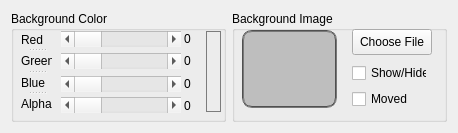
      <widget class="QWidget" name="tab_3">
       <attribute name="title">
        <string>Background</string>
       </attribute>
       <layout class="QHBoxLayout" name="horizontalLayout_3">
        <item>
         <widget class="QGroupBox" name="groupBox_6">
          <property name="minimumSize">
           <size>
            <width>215</width>
            <height>111</height>
           </size>
          </property>
          <property name="title">
           <string>Background Color</string>
          </property>
          <widget class="QScrollBar" name="horizontalScrollBar">
           <property name="geometry">
            <rect>
             <x>50</x>
             <y>20</y>
             <width>120</width>
             <height>16</height>
            </rect>
           </property>
           <property name="maximum">
            <number>255</number>
           </property>
           <property name="singleStep">
            <number>1</number>
           </property>
           <property name="pageStep">
            <number>10</number>
           </property>
           <property name="orientation">
            <enum>Qt::Horizontal</enum>
           </property>
          </widget>
          <widget class="QScrollBar" name="horizontalScrollBar_2">
           <property name="geometry">
            <rect>
             <x>50</x>
             <y>42</y>
             <width>120</width>
             <height>16</height>
            </rect>
           </property>
           <property name="maximum">
            <number>255</number>
           </property>
           <property name="singleStep">
            <number>1</number>
           </property>
           <property name="pageStep">
            <number>10</number>
           </property>
           <property name="orientation">
            <enum>Qt::Horizontal</enum>
           </property>
          </widget>
          <widget class="QScrollBar" name="horizontalScrollBar_3">
           <property name="geometry">
            <rect>
             <x>50</x>
             <y>65</y>
             <width>120</width>
             <height>16</height>
            </rect>
           </property>
           <property name="maximum">
            <number>255</number>
           </property>
           <property name="singleStep">
            <number>1</number>
           </property>
           <property name="orientation">
            <enum>Qt::Horizontal</enum>
           </property>
          </widget>
          <widget class="QScrollBar" name="horizontalScrollBar_4">
           <property name="geometry">
            <rect>
             <x>50</x>
             <y>86</y>
             <width>120</width>
             <height>16</height>
            </rect>
           </property>
           <property name="maximum">
            <number>255</number>
           </property>
           <property name="singleStep">
            <number>1</number>
           </property>
           <property name="orientation">
            <enum>Qt::Horizontal</enum>
           </property>
          </widget>
          <widget class="QLabel" name="label_26">
           <property name="geometry">
            <rect>
             <x>173</x>
             <y>22</y>
             <width>21</width>
             <height>12</height>
            </rect>
           </property>
           <property name="text">
            <string>0</string>
           </property>
          </widget>
          <widget class="QLabel" name="label_27">
           <property name="geometry">
            <rect>
             <x>173</x>
             <y>44</y>
             <width>21</width>
             <height>12</height>
            </rect>
           </property>
           <property name="text">
            <string>0</string>
           </property>
          </widget>
          <widget class="QLabel" name="label_36">
           <property name="geometry">
            <rect>
             <x>173</x>
             <y>67</y>
             <width>21</width>
             <height>12</height>
            </rect>
           </property>
           <property name="text">
            <string>0</string>
           </property>
          </widget>
          <widget class="QLabel" name="label_37">
           <property name="geometry">
            <rect>
             <x>173</x>
             <y>89</y>
             <width>21</width>
             <height>12</height>
            </rect>
           </property>
           <property name="text">
            <string>0</string>
           </property>
          </widget>
          <widget class="QSplitter" name="splitter">
           <property name="geometry">
            <rect>
             <x>10</x>
             <y>20</y>
             <width>31</width>
             <height>81</height>
            </rect>
           </property>
           <property name="orientation">
            <enum>Qt::Vertical</enum>
           </property>
           <widget class="QLabel" name="label_22">
            <property name="text">
             <string>Red</string>
            </property>
           </widget>
           <widget class="QLabel" name="label_23">
            <property name="text">
             <string>Green</string>
            </property>
           </widget>
           <widget class="QLabel" name="label_24">
            <property name="text">
             <string>Blue</string>
            </property>
           </widget>
           <widget class="QLabel" name="label_25">
            <property name="text">
             <string>Alpha</string>
            </property>
           </widget>
          </widget>
          <widget class="QPushButton" name="pushButton_7">
           <property name="geometry">
            <rect>
             <x>195</x>
             <y>20</y>
             <width>15</width>
             <height>81</height>
            </rect>
           </property>
           <property name="styleSheet">
            <string notr="true">border:1px solid rgb(124,124,124);</string>
           </property>
           <property name="text">
            <string/>
           </property>
           <property name="autoDefault">
            <bool>false</bool>
           </property>
           <property name="default">
            <bool>false</bool>
           </property>
           <property name="flat">
            <bool>false</bool>
           </property>
          </widget>
         </widget>
        </item>
        <item>
         <widget class="QGroupBox" name="groupBox_7">
          <property name="minimumSize">
           <size>
            <width>215</width>
            <height>111</height>
           </size>
          </property>
          <property name="title">
           <string>Background Image</string>
          </property>
          <widget class="QLabel" name="label_87">
           <property name="geometry">
            <rect>
             <x>10</x>
             <y>19</y>
             <width>95</width>
             <height>78</height>
            </rect>
           </property>
           <property name="styleSheet">
            <string notr="true">background-color: rgb(190,190,190);
border-radius: 10px;
border-width: 2px;
border-style: groove;
border-color:rgb(80,80,80)</string>
           </property>
           <property name="frameShape">
            <enum>QFrame::NoFrame</enum>
           </property>
           <property name="text">
            <string/>
           </property>
           <property name="alignment">
            <set>Qt::AlignCenter</set>
           </property>
          </widget>
          <widget class="QPushButton" name="pushButton">
           <property name="geometry">
            <rect>
             <x>120</x>
             <y>18</y>
             <width>80</width>
             <height>26</height>
            </rect>
           </property>
           <property name="text">
            <string>Choose File</string>
           </property>
          </widget>
          <widget class="QCheckBox" name="checkBox">
           <property name="geometry">
            <rect>
             <x>120</x>
             <y>54</y>
             <width>75</width>
             <height>16</height>
            </rect>
           </property>
           <property name="text">
            <string>Show/Hide</string>
           </property>
           <property name="checkable">
            <bool>true</bool>
           </property>
           <property name="checked">
            <bool>false</bool>
           </property>
          </widget>
          <widget class="QCheckBox" name="checkBox_2">
           <property name="geometry">
            <rect>
             <x>120</x>
             <y>80</y>
             <width>75</width>
             <height>16</height>
            </rect>
           </property>
           <property name="text">
            <string>Moved</string>
           </property>
          </widget>
         </widget>
        </item>
       </layout>
      </widget>
